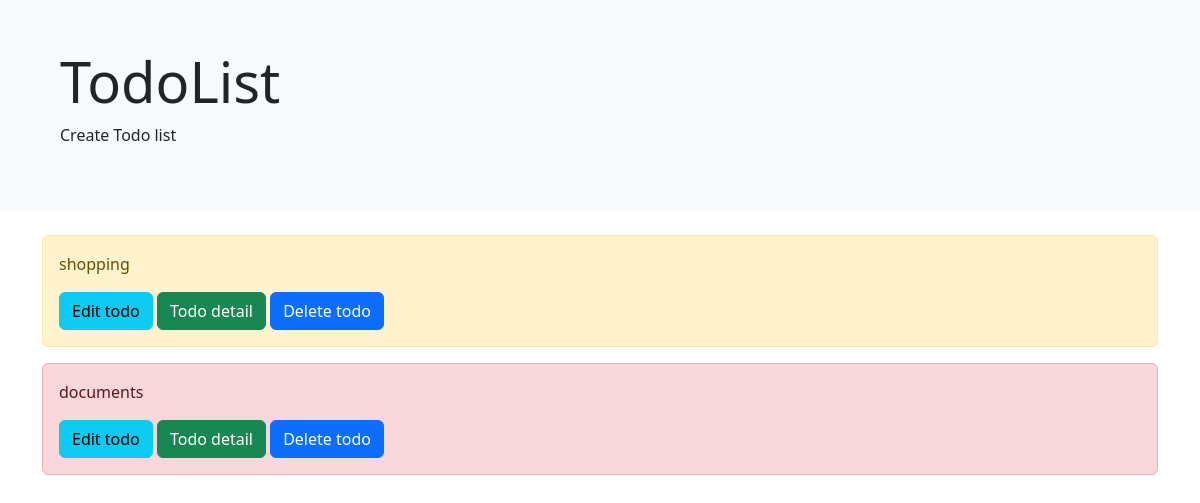
The page /list/ on the database as committed earlier.
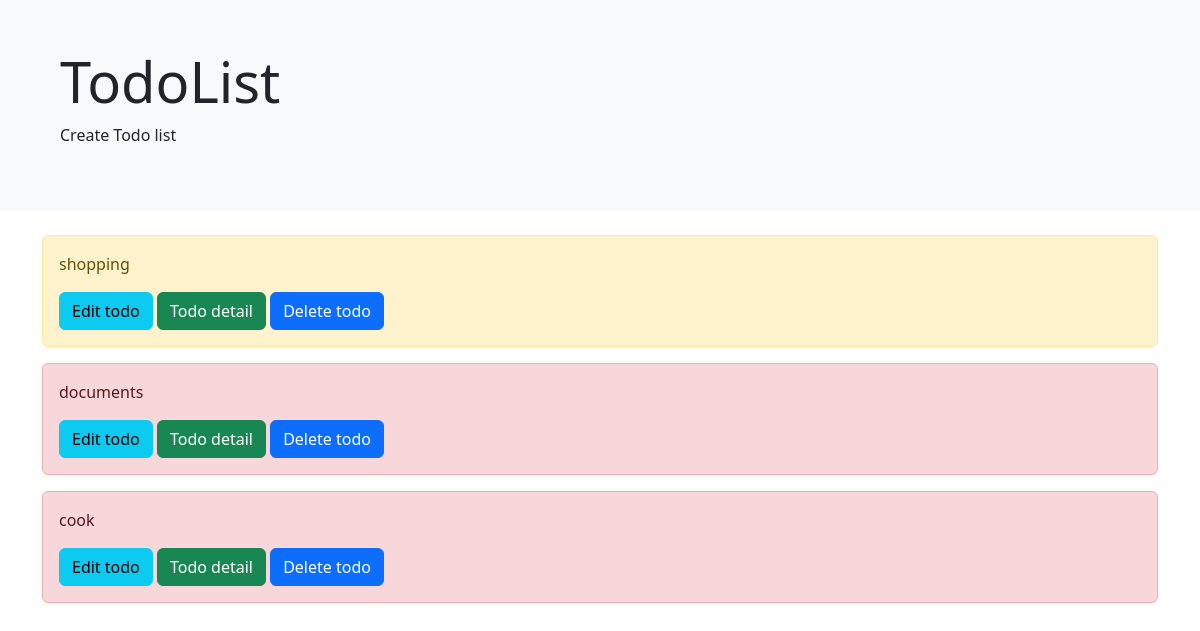
The same page on the database as committed later.
### todo/models.py (models this page shows, shortened)
class TodoModel(models.Model):
    title = models.CharField(max_length=255)
    memo = models.TextField(max_length=1024)
    priority = models.CharField(max_length=50, choices=CHOICE)
    due_date = models.DateField()

### todo/views.py (the view)
# urls.py: path("list/", Todolist.as_view(), name="list"),
class Todolist(ListView):
    template_name = "list.html"
    model = TodoModel

### templates/list.html
{% extends "base.html" %}
{% block header %}
<div>
    <div class="bg-body-tertiary p-3 p-sm-5 mb-4">
        <div class="container">
          <h1 class="display-4">TodoList</h1>
          <p>Create Todo list</p>
        </div>
    </div>
</div>
{% endblock header %}
{% block content %}
<div class="container mt-2">
    {% for post in object_list %}
    <div class="alert alert-{{ post.priority }}" role="alert">
        <p>{{ post.title }}</p>
        <a class="btn btn-info" role="button" aria-disabled="true">Edit todo</a>
        <a class="btn btn-success" role="button" aria-disabled="true">Todo detail</a>
        <a class="btn btn-primary" role="button" aria-disabled="true">Delete todo</a>
    </div>
    {% endfor %}
</div>
{% endblock content %}

### templates/base.html (shortened to what this page needs)
<!doctype html>
<html lang="en">
  <head>
    <link href="https://cdn.jsdelivr.net/npm/bootstrap@5.3.2/dist/css/bootstrap.min.css" rel="stylesheet">
  </head>
  <body>
    {% block header %}
    {% endblock header %}
    {% block content %}
    {% endblock content %}
  </body>
</html>

Rows that differ between the two databases and show on the page:
added TodoModel: title "cook"
